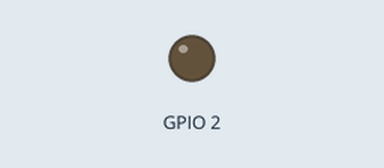
A program run on a simulated ESP32. Shown: output pins drawn as LEDs (lit = HIGH). What the program prints to the serial monitor is not drawn.

Above: at 1.3 s.
At 3.5 s:
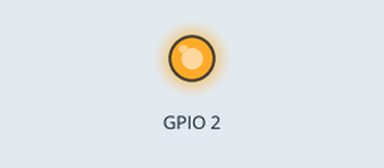
Timing chart, 0 to 8.8 s (numbered marks = the images above):
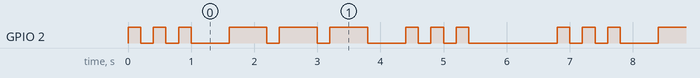

Measured:
- by itself, GPIO 2: repeats every 6.8 s: 2 × (LOW 0.20 s, HIGH 0.20 s), LOW 0.60 s, 2 × (HIGH 0.60 s, LOW 0.20 s), HIGH 0.60 s, LOW 0.60 s, 2 × (HIGH 0.20 s, LOW 0.20 s), HIGH 0.20 s, LOW 1.4 s, HIGH 0.20 s
- by itself, everything shown: repeats every 6.8 s, in 18 steps

The program:

main.cpp
```cpp
#include <Arduino.h>

#ifndef LED_PIN
#define LED_PIN 2
#endif

// Morse timing: dot = 1 unit, dash = 3 units, 1 unit between symbols,
// 3 units between letters, 7 units between words.
constexpr uint32_t UNIT_MS = 200;

static void symbol(uint32_t units) {
  digitalWrite(LED_PIN, HIGH);
  delay(units * UNIT_MS);
  digitalWrite(LED_PIN, LOW);
  delay(UNIT_MS);
}

static void letter(uint32_t units) {
  for (int i = 0; i < 3; i++) symbol(units);
  delay(2 * UNIT_MS);
}

void setup() {
  Serial.begin(115200);
  pinMode(LED_PIN, OUTPUT);
  Serial.println("blink-sos: started");
}

void loop() {
  Serial.println("SOS");
  letter(1);  // S
  letter(3);  // O
  letter(1);  // S
  delay(4 * UNIT_MS);
}
```
